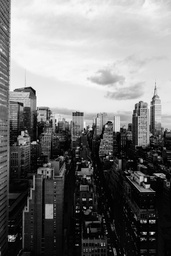
#> input picture AT4/newyork.jpg, 171 x 256 px, shrunk from 740 x 1110 before the run
$ python main.py
#> lines starting #> are read from the running program, lines starting #| are printed output that depends on the picture
import numpy as np
import matplotlib.pyplot as plt
import cv2 as cv


def linear(imagem, a, b):
    transformed = a * imagem.astype(np.int32) + b
    return np.clip(transformed, 0, 255).astype(np.uint8)

def logaritmica(imagem, c):
    img_float = imagem.astype(np.float32) + 1.0
    log_image = c * np.log10(img_float)
    log_norm = (log_image / log_image.max()) * 255.0
    return np.clip(log_norm, 0, 255).astype(np.uint8)

def exponencial(imagem, c):
    transformada = c * (np.exp(imagem.astype(np.float32))-1)
    return np.clip(transformada, 0, 255).astype(np.uint8)

def gama(imagem, c, gama):
    transformada = c * np.power(imagem.astype(np.float32), gama)
    return np.clip(transformada, 0, 255).astype(np.uint8)

def funcoes(imagem):

    cv.imshow('original', imagem)
    cv.waitKey(0)
    cv.destroyWindow('original')

    cv.imshow('linear', linear(imagem, a=1.0, b=5.0))
    cv.waitKey(0)
    cv.destroyWindow('linear')

    cv.imshow('logaritmica', logaritmica(imagem, c=1.0))
    cv.waitKey(0)
    cv.destroyWindow('logaritmica')

    cv.imshow('exponencial', exponencial(imagem, c=1.0))
    cv.waitKey(0)
    cv.destroyWindow('exponencial')

    g = 0.9
    c = 1.0
    cv.imshow(f'FuncaoGama_c={c}_gama={g}', gama(imagem, c=c, gama=g))
    cv.waitKey(0)
    cv.destroyWindow(f'FuncaoGama_c={c}_gama={g}')

def CDF(prob, n):
    cdf = 0
    for i in range(n):
        cdf += prob[i]
    return cdf

def mapear(pixel, prob):
    return 255 * CDF(prob,pixel)

def equalizar(imagem):
    vet = [0 for i in range(256)]
    for i in range(altura):
        for j in range(largura):
            vet[img[i][j]] += 1

    prob = [num/float(imagem.shape[0]*imagem.shape[1]) for num in vet]
    imagem_final = imagem.copy()
    for i in range(imagem.shape[0]):
        for j in range(imagem.shape[1]):
            imagem_final[i][j] = mapear(imagem[i][j], prob)

    return imagem_final

def funcTransf(vetor):
    t = []
    anterior = 0
    for v in vetor:
        t.append(v+anterior)
        anterior = t[-1]

    plt.figure(figsize=(12, 6))
    x = list(range(256))
    plt.bar(x, t, color='blue', width=1.0)
    plt.title("funcao de transformacao")
    plt.xlabel("valores pixeis")
    plt.ylabel("quantidade")
    plt.grid(axis='y', linestyle='--', alpha=0.7)
    plt.tight_layout()
    plt.show()


img = cv.imread('newyork.jpg', cv.IMREAD_GRAYSCALE)
#> img is the input picture: shape (256, 171); min 0, max 254, mean 119.4

altura = img.shape[0]
#> altura = 256
largura = img.shape[1]
#> largura = 171
print(f'altura: {altura}\nlargura: {largura}')
#| altura: 256
#| largura: 171

vetor = [0 for i in range(256)]

for i in range(altura):
    for j in range(largura):
        vetor[img[i][j]] += 1

plt.figure(figsize=(12, 6))
x = list(range(256))
plt.bar(x, vetor, color='blue', width=1.0)
plt.title("Histograma")
plt.xlabel("valores pixeis")
plt.ylabel("quantidade")
plt.grid(axis='y', linestyle='--', alpha=0.7)
plt.tight_layout()
plt.show()
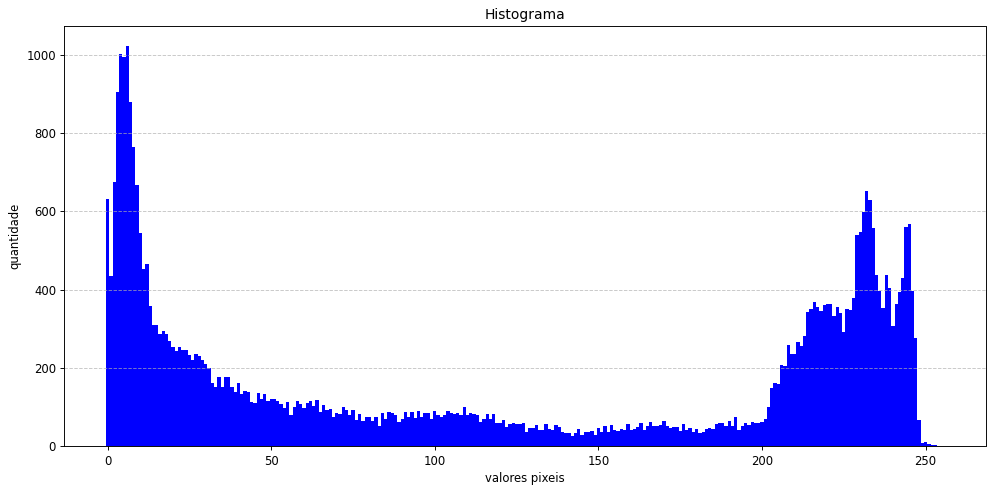
#> figure drawn by matplotlib, 1 panel; tallest bar 1022 high, from x = 5.5 to 6.5

#funcoes(img)
funcTransf(vetor)
#> in funcTransf, `plt.show()`:
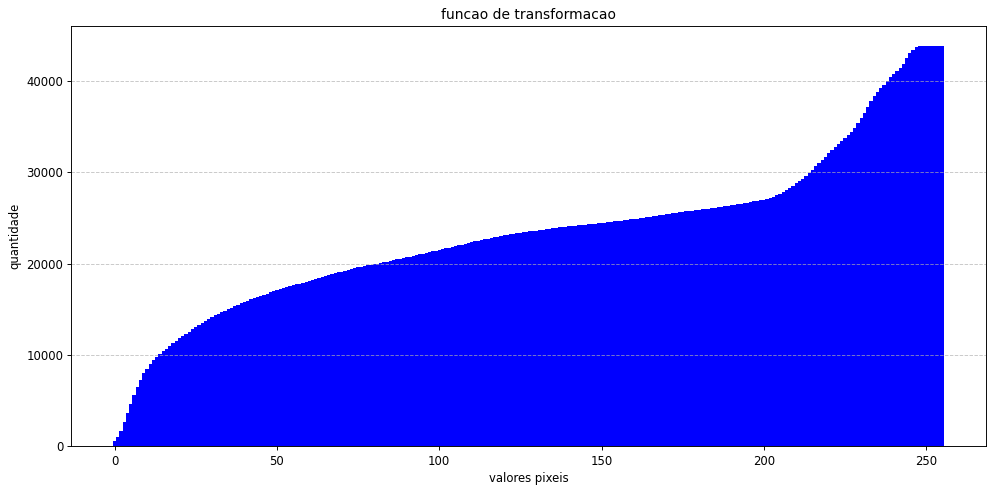
#> figure drawn by matplotlib, 1 panel


imagem_equalizada = equalizar(img)
#> after the loop in equalizar, `for i in range(imagem.shape[0]):`:
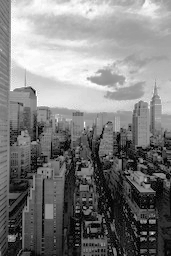
#> imagem_final: shape (256, 171); min 0, max 254, mean 125.9

# calcula o histograma da imagem equalizada
vetor = [0 for i in range(256)]
for i in range(altura):
    for j in range(largura):
        vetor[imagem_equalizada[i][j]] += 1
plt.figure(figsize=(12, 6))
x = list(range(256))
plt.bar(x, vetor, color='blue', width=1.0)
plt.title("Histograma equalizado")
plt.xlabel("valores pixeis")
plt.ylabel("quantidade")
plt.grid(axis='y', linestyle='--', alpha=0.7)
plt.tight_layout()
plt.show()
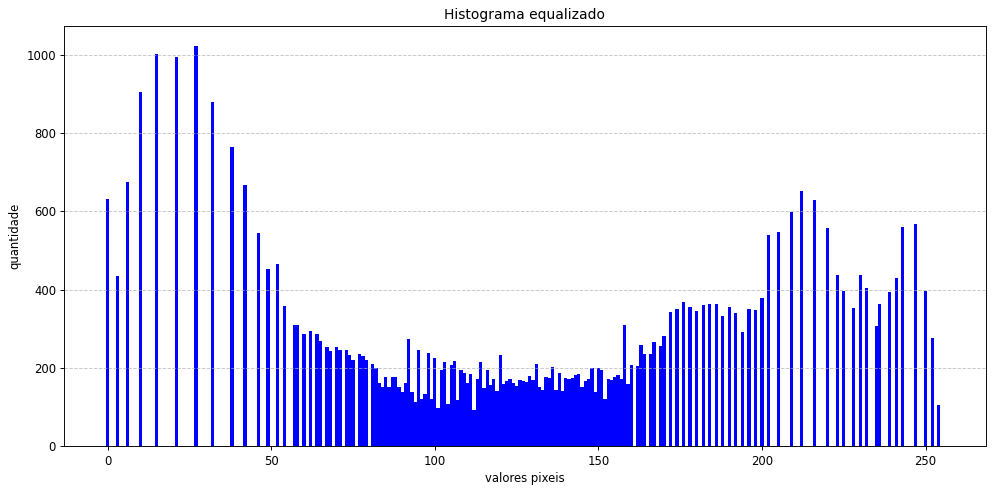
#> figure drawn by matplotlib, 1 panel; tallest bar 1022 high, from x = 26.5 to 27.5

cv.imshow(f'equalizada', imagem_equalizada)
cv.waitKey(0)
cv.destroyWindow(f'equalizada')
